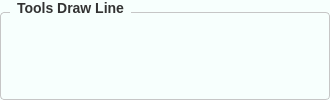
           <widget class="QGroupBox" name="groupBox_tools_draw">
            <property name="font">
             <font>
              <family>Segoe UI</family>
              <pointsize>-1</pointsize>
              <weight>75</weight>
              <bold>true</bold>
             </font>
            </property>
            <property name="styleSheet">
             <string notr="true">/* Khung chính của GroupBox */
QGroupBox {
    background-color: #F7FFFD; /* Màu nền theo yêu cầu của bạn */
    border: 1px solid #c6c6c6; /* Viền xám mảnh để định hình khối */
    border-radius: 4px;        /* Bo tròn góc 4px đồng bộ với QPushButton */
    margin-top: 12px;          /* Tạo khoảng cách phía trên để nhường chỗ cho chữ tiêu đề */
    font-size: 14px;           /* Kích thước chữ tiêu đề */
    font-weight: bold;         /* Làm đậm chữ tiêu đề */
    color: #333333;            /* Màu chữ tiêu đề */
}

/* Tùy chỉnh vị trí của chữ tiêu đề GroupBox */
QGroupBox::title {
    subcontrol-origin: margin;
    subcontrol-position: top left; /* Đặt tiêu đề ở góc trên bên trái */
    left: 10px;                    /* Đẩy chữ dịch vào trong một chút cho đẹp */
    padding: 0px 5px;              /* Khoảng cách đệm xung quanh chữ */
}
</string>
            </property>
            <property name="title">
             <string>Tools Draw Line</string>
            </property>
            <layout class="QHBoxLayout" name="horizontalLayout_6">
             <property name="spacing">
              <number>8</number>
             </property>
             <property name="leftMargin">
              <number>12</number>
             </property>
             <property name="topMargin">
              <number>16</number>
             </property>
             <property name="rightMargin">
              <number>12</number>
             </property>
             <property name="bottomMargin">
              <number>12</number>
             </property>
             <item>
              <widget class="QPushButton" name="pushButton_show_crossline">
               <property name="minimumSize">
                <size>
                 <width>70</width>
                 <height>35</height>
                </size>
               </property>
               <property name="font">
                <font>
                 <family>Segoe UI</family>
                 <pointsize>10</pointsize>
                </font>
               </property>
               <property name="toolTip">
                <string>Show Cross Line</string>
               </property>
               <property name="styleSheet">
                <string notr="true">QPushButton {
    background-color: transparent;
    border: none;
    border-radius: 6px;
}
QPushButton:hover {
    background-color: rgba(0, 0, 0, 25);     /* nền hiện ra khi rê chuột */
}
QPushButton:pressed {
    background-color: rgba(0, 0, 0, 50);     /* đậm hơn khi nhấn */
}</string>
               </property>
               <property name="text">
                <string/>
               </property>
               <property name="icon">
                <iconset>
                 <normaloff>assert/icon/focus.png</normaloff>assert/icon/focus.png</iconset>
               </property>
               <property name="iconSize">
                <size>
                 <width>25</width>
                 <height>25</height>
                </size>
               </property>
              </widget>
             </item>
             <item>
              <widget class="QPushButton" name="pushButton_reset_cross">
               <property name="minimumSize">
                <size>
                 <width>70</width>
                 <height>35</height>
                </size>
               </property>
               <property name="font">
                <font>
                 <family>Segoe UI</family>
                 <pointsize>10</pointsize>
                </font>
               </property>
               <property name="toolTip">
                <string>Reset Cross Line</string>
               </property>
               <property name="styleSheet">
                <string notr="true">QPushButton {
    background-color: transparent;
    border: none;
    border-radius: 6px;
}
QPushButton:hover {
    background-color: rgba(0, 0, 0, 25);     /* nền hiện ra khi rê chuột */
}
QPushButton:pressed {
    background-color: rgba(0, 0, 0, 50);     /* đậm hơn khi nhấn */
}</string>
               </property>
               <property name="text">
                <string/>
               </property>
               <property name="icon">
                <iconset>
                 <normaloff>assert/icon/undo.png</normaloff>assert/icon/undo.png</iconset>
               </property>
               <property name="iconSize">
                <size>
                 <width>25</width>
                 <height>25</height>
                </size>
               </property>
              </widget>
             </item>
             <item>
              <widget class="QPushButton" name="pushButton_drag_crossline">
               <property name="minimumSize">
                <size>
                 <width>70</width>
                 <height>35</height>
                </size>
               </property>
               <property name="font">
                <font>
                 <family>Segoe UI</family>
                 <pointsize>10</pointsize>
                </font>
               </property>
               <property name="toolTip">
                <string>Drag Cross Line</string>
               </property>
               <property name="styleSheet">
                <string notr="true">QPushButton {
    background-color: transparent;
    border: none;
    border-radius: 6px;
}
QPushButton:hover {
    background-color: rgba(0, 0, 0, 25);     /* nền hiện ra khi rê chuột */
}
QPushButton:pressed {
    background-color: rgba(0, 0, 0, 50);     /* đậm hơn khi nhấn */
}</string>
               </property>
               <property name="text">
                <string/>
               </property>
               <property name="icon">
                <iconset>
                 <normaloff>assert/icon/move-selection.png</normaloff>assert/icon/move-selection.png</iconset>
               </property>
               <property name="iconSize">
                <size>
                 <width>25</width>
                 <height>25</height>
                </size>
               </property>
              </widget>
             </item>
             <item>
              <widget class="QPushButton" name="pushButton_show_gridline">
               <property name="minimumSize">
                <size>
                 <width>70</width>
                 <height>35</height>
                </size>
               </property>
               <property name="font">
                <font>
                 <family>Segoe UI</family>
                 <pointsize>10</pointsize>
                </font>
               </property>
               <property name="toolTip">
                <string>Show Grid Line</string>
               </property>
               <property name="styleSheet">
                <string notr="true">QPushButton {
    background-color: transparent;
    border: none;
    border-radius: 6px;
}
QPushButton:hover {
    background-color: rgba(0, 0, 0, 25);     /* nền hiện ra khi rê chuột */
}
QPushButton:pressed {
    background-color: rgba(0, 0, 0, 50);     /* đậm hơn khi nhấn */
}</string>
               </property>
               <property name="text">
                <string/>
               </property>
               <property name="icon">
                <iconset>
                 <normaloff>assert/icon/grid.png</normaloff>assert/icon/grid.png</iconset>
               </property>
               <property name="iconSize">
                <size>
                 <width>25</width>
                 <height>25</height>
                </size>
               </property>
              </widget>
             </item>
            </layout>
           </widget>
